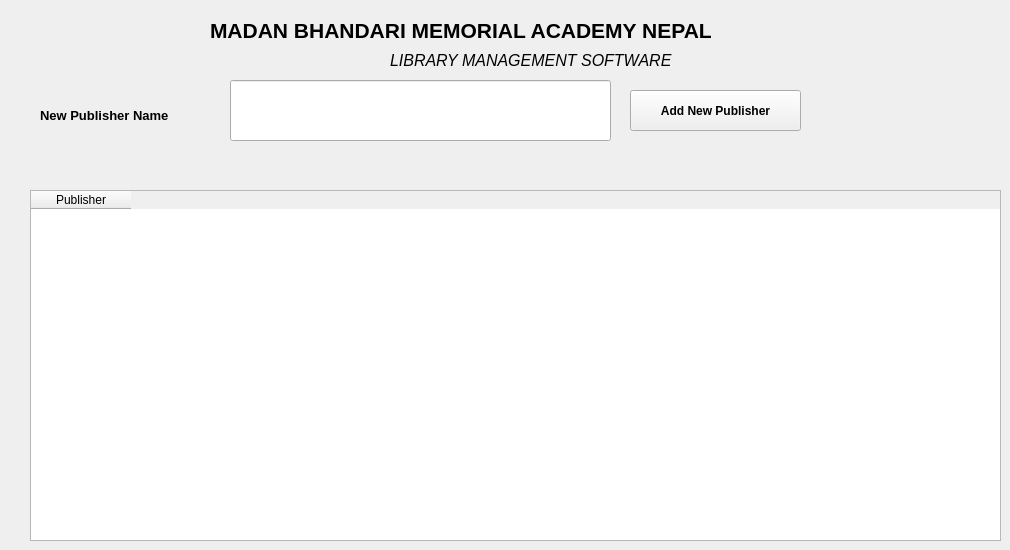
      <widget class="QWidget" name="tab_9">
       <attribute name="title">
        <string>Publisher</string>
       </attribute>
       <widget class="QLineEdit" name="lineEdit_22">
        <property name="geometry">
         <rect>
          <x>230</x>
          <y>80</y>
          <width>381</width>
          <height>61</height>
         </rect>
        </property>
       </widget>
       <widget class="QLabel" name="label_28">
        <property name="geometry">
         <rect>
          <x>40</x>
          <y>100</y>
          <width>181</width>
          <height>31</height>
         </rect>
        </property>
        <property name="font">
         <font>
          <pointsize>10</pointsize>
          <weight>75</weight>
          <bold>true</bold>
         </font>
        </property>
        <property name="text">
         <string>New Publisher Name</string>
        </property>
       </widget>
       <widget class="QTableWidget" name="tableWidget_5">
        <property name="geometry">
         <rect>
          <x>30</x>
          <y>190</y>
          <width>971</width>
          <height>351</height>
         </rect>
        </property>
        <column>
         <property name="text">
          <string>Publisher</string>
         </property>
        </column>
       </widget>
       <widget class="QPushButton" name="pushButton_16">
        <property name="geometry">
         <rect>
          <x>630</x>
          <y>90</y>
          <width>171</width>
          <height>41</height>
         </rect>
        </property>
        <property name="font">
         <font>
          <weight>75</weight>
          <bold>true</bold>
         </font>
        </property>
        <property name="text">
         <string>Add New Publisher</string>
        </property>
       </widget>
       <widget class="QLabel" name="label_40">
        <property name="geometry">
         <rect>
          <x>210</x>
          <y>10</y>
          <width>651</width>
          <height>41</height>
         </rect>
        </property>
        <property name="font">
         <font>
          <pointsize>16</pointsize>
          <weight>75</weight>
          <bold>true</bold>
         </font>
        </property>
        <property name="text">
         <string>MADAN BHANDARI MEMORIAL ACADEMY NEPAL</string>
        </property>
       </widget>
       <widget class="QLabel" name="label_41">
        <property name="geometry">
         <rect>
          <x>390</x>
          <y>50</y>
          <width>321</width>
          <height>20</height>
         </rect>
        </property>
        <property name="font">
         <font>
          <pointsize>12</pointsize>
          <italic>true</italic>
         </font>
        </property>
        <property name="text">
         <string>LIBRARY MANAGEMENT SOFTWARE</string>
        </property>
       </widget>
      </widget>
